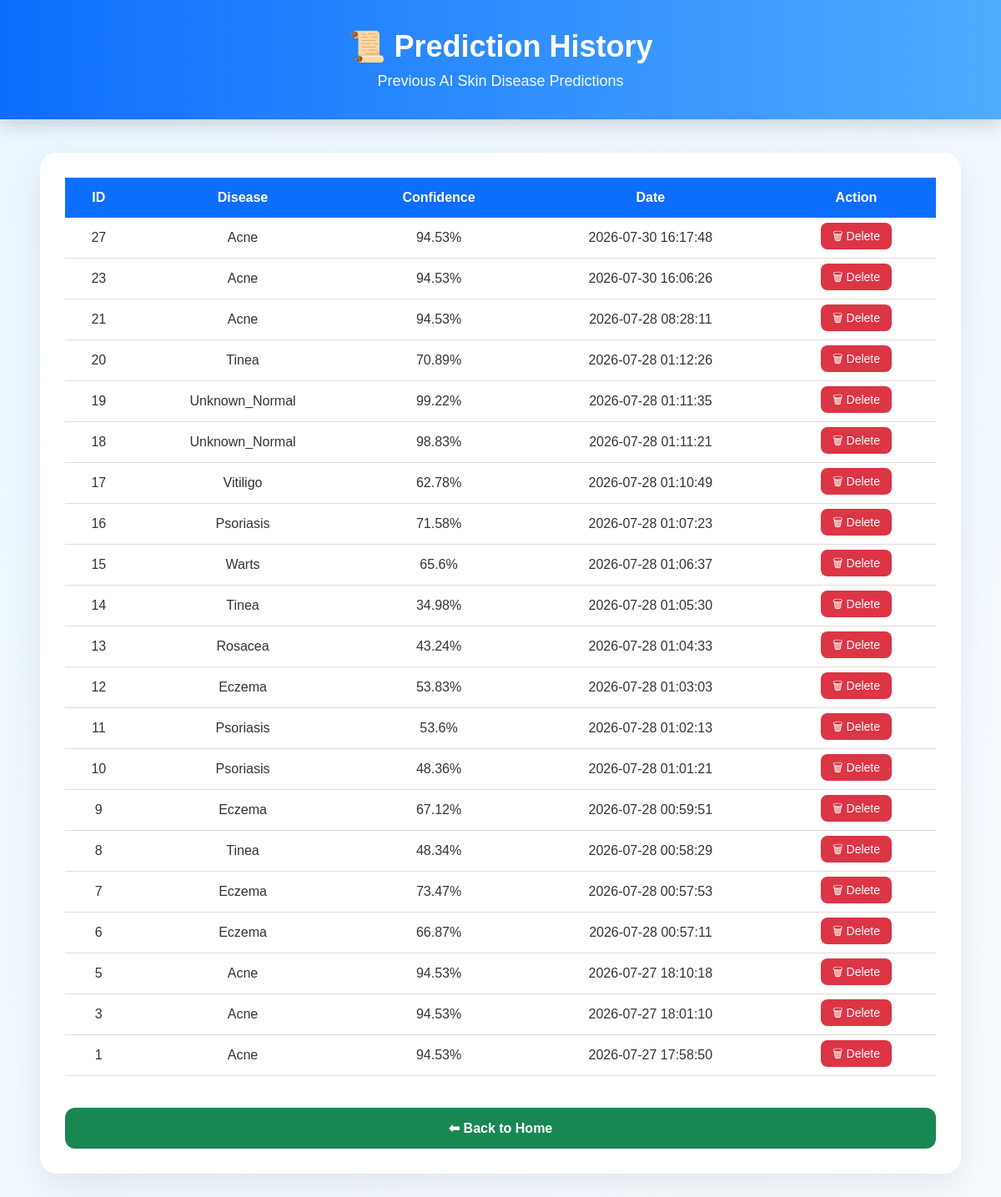
Before: /history with the older database file.
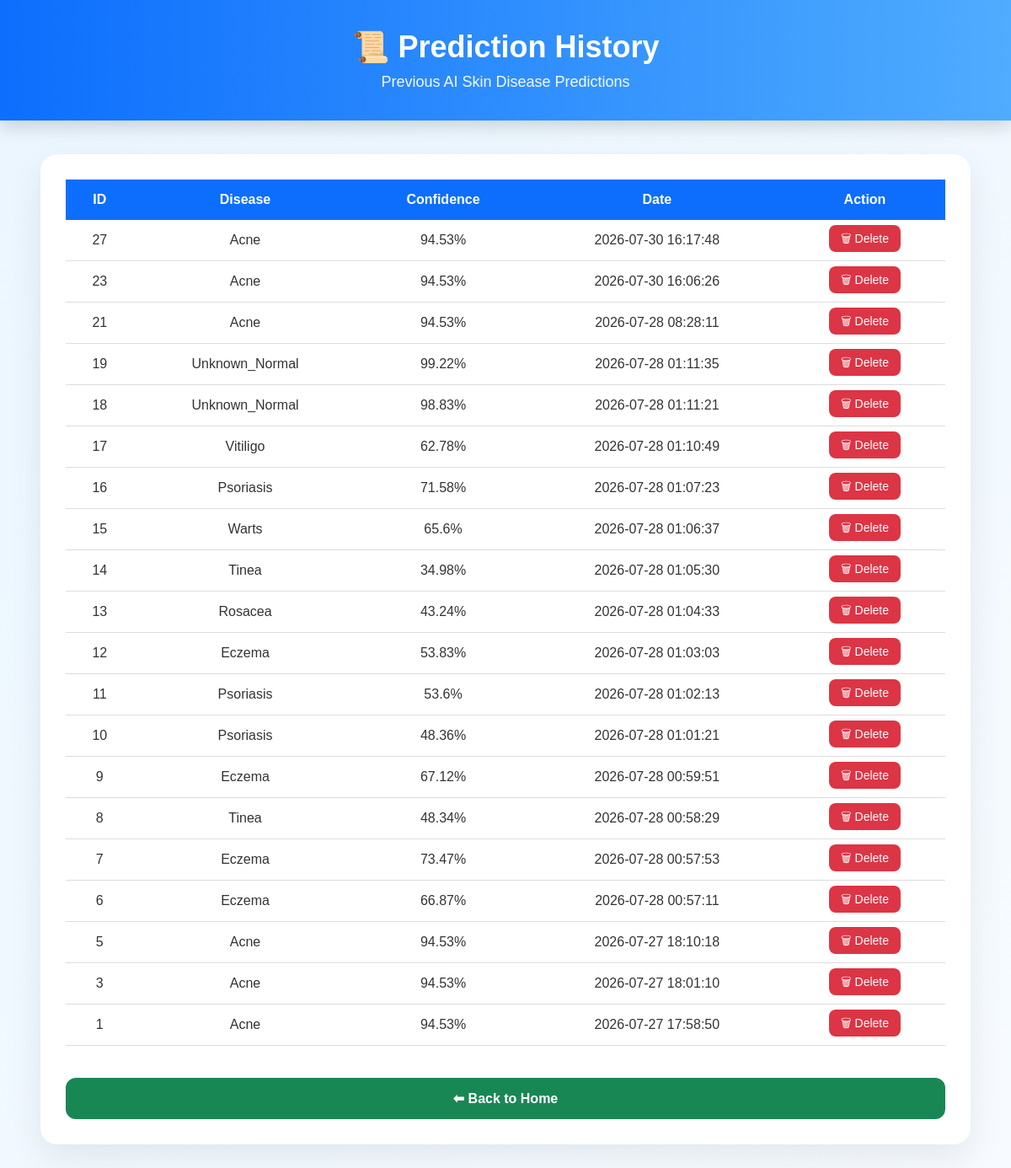
After: the same page with the newer database file.
### tables this page shows
CREATE TABLE predictions (
            id INTEGER PRIMARY KEY AUTOINCREMENT,
            disease TEXT,
            confidence REAL,
            image TEXT,
            prediction_time TIMESTAMP DEFAULT CURRENT_TIMESTAMP
        );

### app.py (the view)
@app.route("/history")
def history():
    data = get_history()
    return render_template(
        "history.html",
        history=data
    )

### database.py (called while the page is built)
def get_history():
    conn = sqlite3.connect(DATABASE)
    cursor = conn.cursor()
    cursor.execute("""

        SELECT *

        FROM predictions

        ORDER BY id DESC

    """)
    rows=cursor.fetchall()
    conn.close()
    return rows

### templates/history.html (shortened to what this page needs)
<!DOCTYPE html>
<html lang="en">
<head>
    <link rel="stylesheet"
          href="{{ url_for('static', filename='css/style.css') }}">
</head>
<body>
<header>
    <h1>📜 Prediction History</h1>
    <p>Previous AI Skin Disease Predictions</p>
</header>
<div class="container">
    <div class="right-panel" style="grid-column:1/-1;">
        <table class="history-table">
            <thead>
            <tr>
                <th>ID</th>
                <th>Disease</th>
                <th>Confidence</th>
                <th>Date</th>
                <th>Action</th>
            </tr>
            </thead>
            <tbody>
            {% for row in history %}
            <tr>
                <td>{{ row[0] }}</td>
                <td>{{ row[1] }}</td>
                <td>{{ row[2] }}%</td>
                <td>{{ row[4] }}</td>
                <td>
                    <a
                        href="/delete/{{ row[0] }}"
                        class="delete-btn"
                        onclick="return confirm('Are you sure you want to delete this prediction?');">
                        🗑 Delete
                    </a>
                </td>
            </tr>
            {% endfor %}
            </tbody>
        </table>
        <br>
        <a href="/" class="history-btn">
            ⬅ Back to Home
        </a>
    </div>
</div>
</body>
</html>

### static/css/style.css (style rules this page uses)
* { margin:0; padding:0; box-sizing:border-box; font-family:'Poppins',sans-serif; }
body { background:linear-gradient(135deg,#eaf6ff,#f7fbff); color:#333; min-height:100vh; }
header { width:100%; padding:35px 20px; text-align:center; background:linear-gradient(90deg,#0d6efd,#4facfe); color:white; box-shadow:0 8px 20px rgba(0,0,0,.15); }
header h1 { font-size:36px; margin-bottom:10px; font-weight:700; }
header p { font-size:18px; opacity:.95; }
.container { width:92%; max-width:1400px; margin:40px auto; display:grid; grid-template-columns:1fr 1fr; gap:35px; }
.left-panel, .right-panel { background:white; border-radius:20px; padding:30px; box-shadow:0 15px 40px rgba(0,0,0,.08); transition:.3s; }
.history-table { width:100%; border-collapse:collapse; background:white; }
.history-table th { background:#0d6efd; color:white; padding:15px; }
.history-table td { padding:12px; text-align:center; border-bottom:1px solid #ddd; }
.history-btn { display:block; margin-top:20px; padding:15px; text-align:center; background:#198754; color:white; text-decoration:none; border-radius:12px; font-weight:600; transition:.3s; }
.delete-btn { background:#dc3545; color:white; text-decoration:none; padding:8px 14px; border-radius:8px; font-size:14px; transition:.3s; }

Changed rows visible on the page:
removed predictions: id "20", disease "Tinea", confidence "70.89", prediction_time "2026-07-28 01:12:26"
